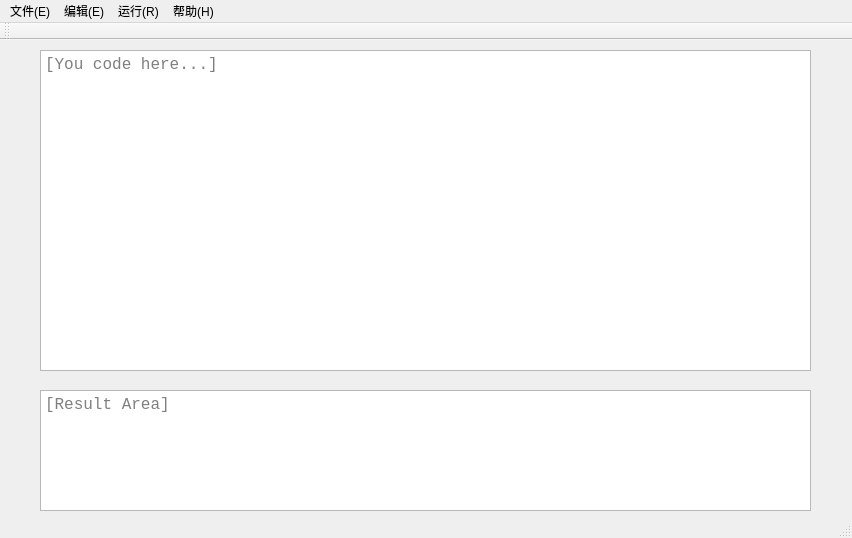
<?xml version="1.0" encoding="UTF-8"?>
<ui version="4.0">
 <class>BrainFuckClass</class>
 <widget class="QMainWindow" name="BrainFuckClass">
  <property name="geometry">
   <rect>
    <x>0</x>
    <y>0</y>
    <width>852</width>
    <height>538</height>
   </rect>
  </property>
  <property name="windowTitle">
   <string>BrainFuck</string>
  </property>
  <widget class="QWidget" name="centralWidget">
   <widget class="QTextEdit" name="codeEdit">
    <property name="geometry">
     <rect>
      <x>40</x>
      <y>10</y>
      <width>771</width>
      <height>321</height>
     </rect>
    </property>
    <property name="font">
     <font>
      <family>Consolas</family>
      <pointsize>12</pointsize>
     </font>
    </property>
    <property name="verticalScrollBarPolicy">
     <enum>Qt::ScrollBarAsNeeded</enum>
    </property>
    <property name="placeholderText">
     <string>[You code here...]</string>
    </property>
   </widget>
   <widget class="QTextEdit" name="resultEdit">
    <property name="geometry">
     <rect>
      <x>40</x>
      <y>350</y>
      <width>771</width>
      <height>121</height>
     </rect>
    </property>
    <property name="font">
     <font>
      <family>Consolas</family>
      <pointsize>12</pointsize>
     </font>
    </property>
    <property name="readOnly">
     <bool>true</bool>
    </property>
    <property name="placeholderText">
     <string>[Result Area]</string>
    </property>
   </widget>
  </widget>
  <widget class="QMenuBar" name="menuBar">
   <property name="geometry">
    <rect>
     <x>0</x>
     <y>0</y>
     <width>852</width>
     <height>26</height>
    </rect>
   </property>
   <widget class="QMenu" name="menu_R">
    <property name="title">
     <string>运行(R)</string>
    </property>
    <addaction name="actionRun"/>
   </widget>
   <widget class="QMenu" name="menu_E">
    <property name="title">
     <string>编辑(E)</string>
    </property>
    <addaction name="actionUndo"/>
    <addaction name="actionRedo"/>
    <addaction name="separator"/>
    <addaction name="actionCut"/>
    <addaction name="actionCopy"/>
    <addaction name="actionPaste"/>
   </widget>
   <widget class="QMenu" name="menu_E_2">
    <property name="title">
     <string>文件(E)</string>
    </property>
    <addaction name="actionOpen"/>
    <addaction name="actionSave"/>
   </widget>
   <widget class="QMenu" name="menu_H">
    <property name="title">
     <string>帮助(H)</string>
    </property>
    <addaction name="actionHelp"/>
    <addaction name="actionDemo"/>
   </widget>
   <addaction name="menu_E_2"/>
   <addaction name="menu_E"/>
   <addaction name="menu_R"/>
   <addaction name="menu_H"/>
  </widget>
  <widget class="QToolBar" name="mainToolBar">
   <attribute name="toolBarArea">
    <enum>TopToolBarArea</enum>
   </attribute>
   <attribute name="toolBarBreak">
    <bool>false</bool>
   </attribute>
  </widget>
  <widget class="QStatusBar" name="statusBar"/>
  <action name="actionRun">
   <property name="text">
    <string>Run</string>
   </property>
  </action>
  <action name="actionsdsds">
   <property name="text">
    <string>sdsds</string>
   </property>
  </action>
  <action name="actionUndo">
   <property name="text">
    <string>Undo</string>
   </property>
  </action>
  <action name="actionRedo">
   <property name="text">
    <string>Redo</string>
   </property>
  </action>
  <action name="actionCut">
   <property name="text">
    <string>Cut</string>
   </property>
  </action>
  <action name="actionCopy">
   <property name="text">
    <string>Copy</string>
   </property>
  </action>
  <action name="actionPaste">
   <property name="text">
    <string>Paste</string>
   </property>
  </action>
  <action name="actionNew">
   <property name="text">
    <string>New</string>
   </property>
  </action>
  <action name="actionOpen">
   <property name="text">
    <string>Open</string>
   </property>
  </action>
  <action name="actionSave">
   <property name="text">
    <string>Save</string>
   </property>
  </action>
  <action name="actionSaveAs">
   <property name="text">
    <string>SaveAs</string>
   </property>
  </action>
  <action name="actionHelp">
   <property name="text">
    <string>Help</string>
   </property>
   <property name="statusTip">
    <string>BrainFuck rules</string>
   </property>
   <property name="shortcutContext">
    <enum>Qt::WindowShortcut</enum>
   </property>
  </action>
  <action name="actionDemo">
   <property name="text">
    <string>Demo</string>
   </property>
  </action>
 </widget>
 <layoutdefault spacing="6" margin="11"/>
 <resources>
  <include location="BrainFuck.qrc"/>
 </resources>
 <connections/>
</ui>
